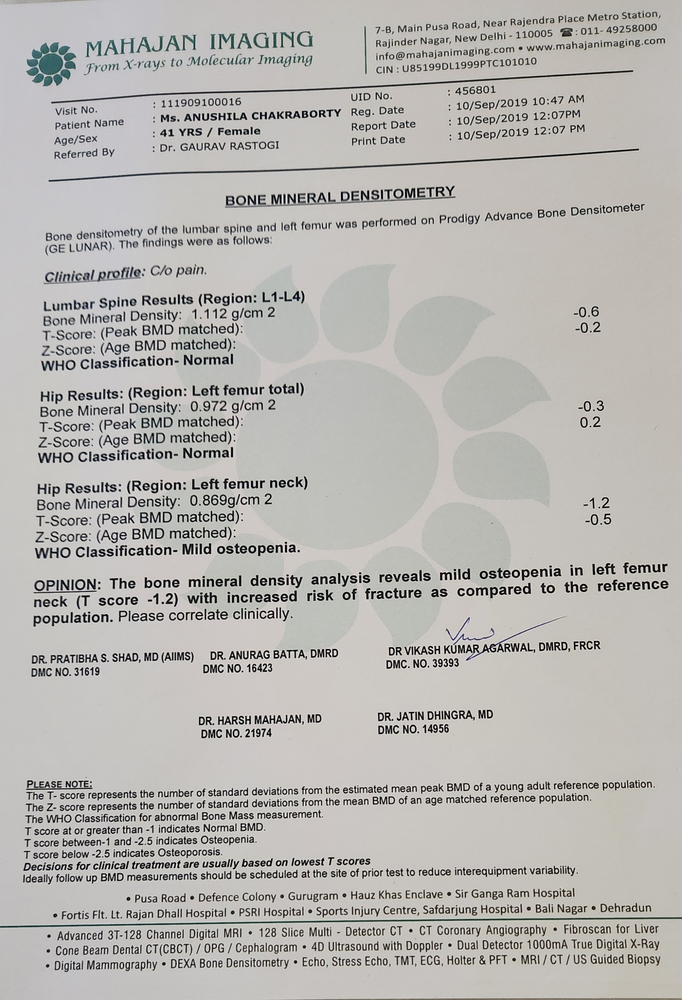
#> input picture images/actual.png, 682 x 1000 px, shrunk from 1848 x 2709 before the run
$ python main.py
#> lines starting #> are read from the running program, lines starting #| are printed output that depends on the picture
#%%
import cv2
from PIL import Image
import pytesseract
from matplotlib import pyplot as plt
import re


# %%
im_file ="./images/actual.png"

im = Image.open(im_file)
#> im is the input picture: PIL image 682x1000 RGB; mean R, G, B 183.3, 181.3, 177.9
im.show()


# %%
image_file = "./images/actual.png"
img = cv2.imread(image_file)


# %%
# [23 lines left out: function display, not called in this run]


# %%
inverted_image = cv2.bitwise_not(img)
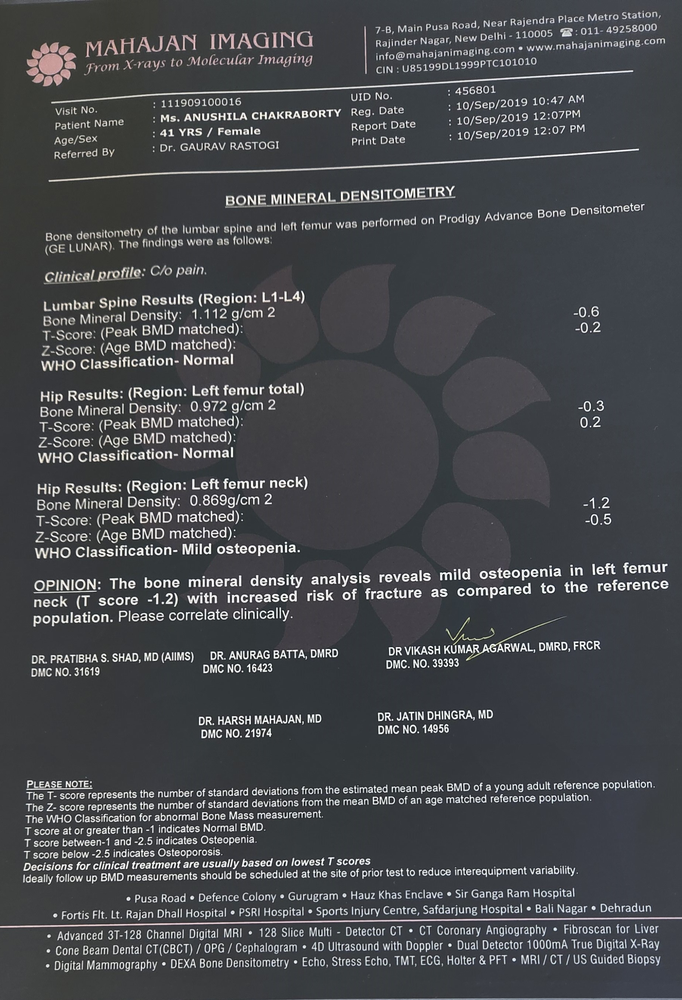
#> inverted_image: shape (1000, 682, 3); mean B, G, R 77.1, 73.7, 71.7
cv2.imwrite("./temp/inverted.png", inverted_image)


# %%
inverted="./temp/inverted.png"


# %%
def grayscale(image):
    return cv2.cvtColor(image, cv2.COLOR_BGR2GRAY)

gray_image = grayscale(img)
cv2.imwrite("./temp/gray.png", gray_image)

# %%
thresh, im_bw = cv2.threshold(gray_image, 128, 255, cv2.THRESH_BINARY | cv2.THRESH_OTSU)
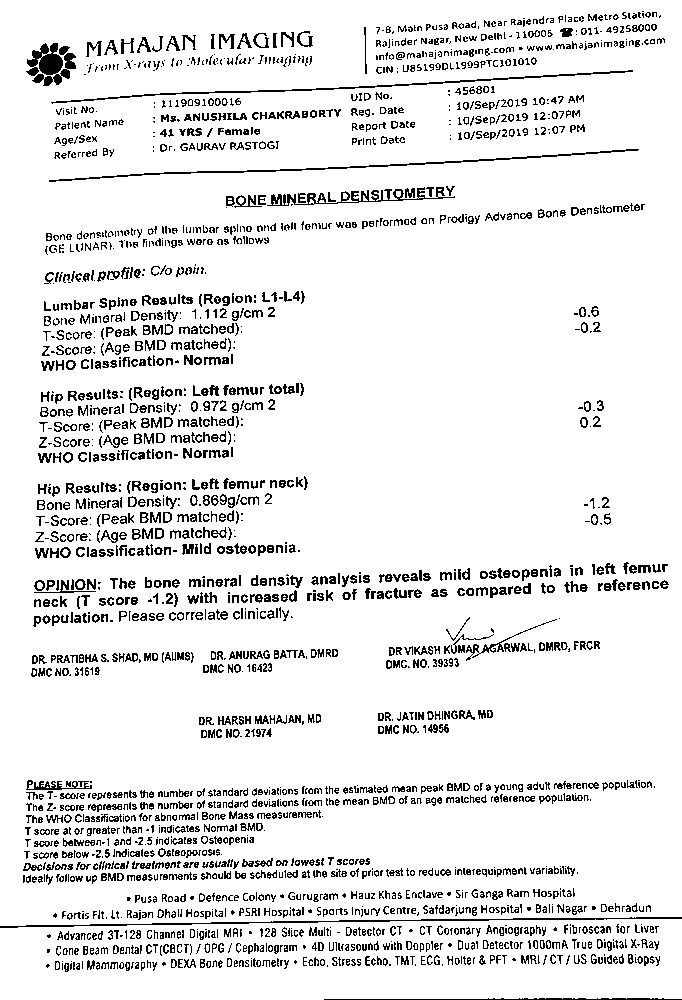
#> im_bw: shape (1000, 682); 90.8% white; black in thin lines or dots
#> thresh = 130
cv2.imwrite("./temp/bw.png", im_bw)
 #Play around the values for a better result this is for making it black and white


# %%
def noise_removal(image):
    import numpy as np
    kernal = np.ones((1, 1), np.uint8)
    image =cv2.dilate(image, kernal, iterations=1)
    kernal = np.ones((1, 1), np.uint8)
    image =cv2.erode(image, kernal, iterations=1)
    image = cv2.morphologyEx(image, cv2.MORPH_OPEN, kernal)
    image = cv2.medianBlur(image, 3)
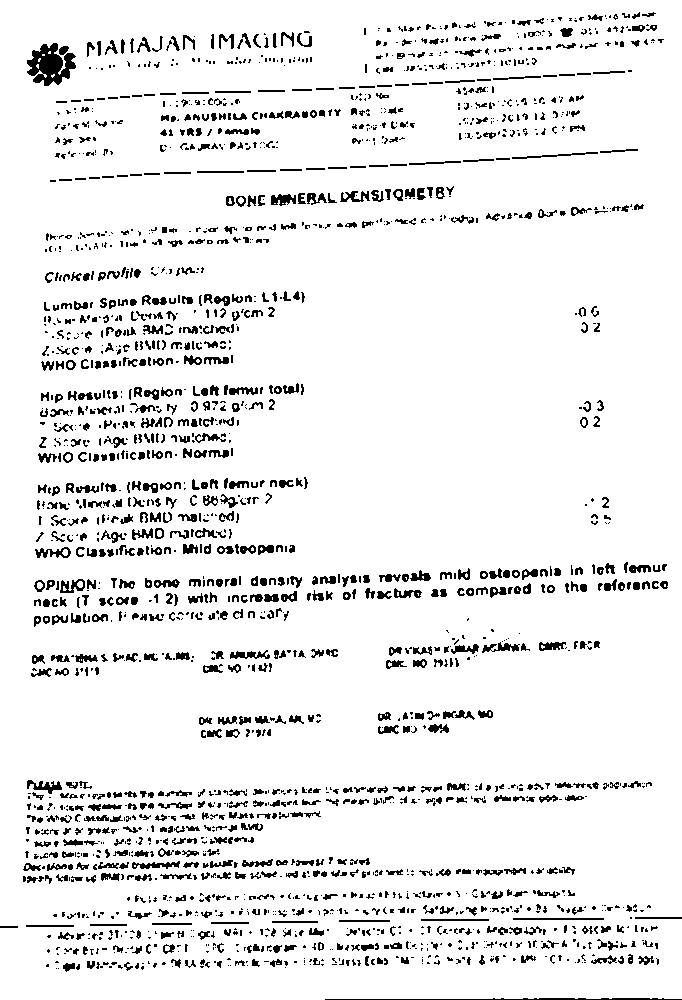
#> image: shape (1000, 682); 92.3% white; black in thin lines or dots
    return image

no_noise = noise_removal(im_bw)
cv2.imwrite("./temp/no_noise.png", no_noise)


# %%
def thin_font(image):
    import numpy as np
    image = cv2.bitwise_not(image)
#> image: shape (1000, 682); 7.7% white in thin lines or dots
    kernal = np.ones((1, 1), np.uint8)
    image = cv2.erode(image, kernal, iterations=1)
    image= cv2.bitwise_not(image)
    return image

eroded = thin_font(no_noise)
cv2.imwrite("./temp/eroded.png", eroded)


# %%
# [7 lines left out: function thick_font, not called in this run]

eroded = thin_font(no_noise)
cv2.imwrite("./temp/dilated.png", eroded)
# %%


# %%
#cleaning rotated text

new = cv2.imread("./images/actual_rotated.png")


# %%

import numpy as np

def getSkewAngle(cvImage) -> float:
    # Prep image, copy, convert to gray scale, blur, and threshold
#> (the run stopped early here; a loop or call above may not have finished)
